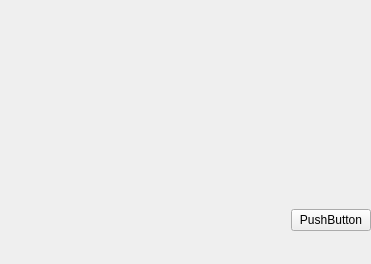
<?xml version="1.0" encoding="UTF-8"?>
<ui version="4.0">
 <class>Chart3DWidget</class>
 <widget class="QWidget" name="Chart3DWidget">
  <property name="geometry">
   <rect>
    <x>0</x>
    <y>0</y>
    <width>371</width>
    <height>264</height>
   </rect>
  </property>
  <property name="windowTitle">
   <string>Chart3DWidget</string>
  </property>
  <layout class="QVBoxLayout" name="verticalLayout_2">
   <property name="spacing">
    <number>9</number>
   </property>
   <property name="leftMargin">
    <number>0</number>
   </property>
   <property name="topMargin">
    <number>0</number>
   </property>
   <property name="rightMargin">
    <number>0</number>
   </property>
   <property name="bottomMargin">
    <number>0</number>
   </property>
   <item>
    <layout class="QVBoxLayout" name="verticalLayout">
     <item>
      <widget class="QMathGL" name="qgr" native="true">
       <property name="minimumSize">
        <size>
         <width>0</width>
         <height>200</height>
        </size>
       </property>
      </widget>
     </item>
    </layout>
   </item>
   <item>
    <layout class="QHBoxLayout" name="horizontalLayout">
     <item>
      <spacer name="horizontalSpacer">
       <property name="orientation">
        <enum>Qt::Horizontal</enum>
       </property>
       <property name="sizeHint" stdset="0">
        <size>
         <width>40</width>
         <height>20</height>
        </size>
       </property>
      </spacer>
     </item>
     <item>
      <widget class="QPushButton" name="btnShift">
       <property name="text">
        <string>PushButton</string>
       </property>
      </widget>
     </item>
    </layout>
   </item>
   <item>
    <spacer name="verticalSpacer">
     <property name="orientation">
      <enum>Qt::Vertical</enum>
     </property>
     <property name="sizeHint" stdset="0">
      <size>
       <width>20</width>
       <height>40</height>
      </size>
     </property>
    </spacer>
   </item>
  </layout>
 </widget>
 <customwidgets>
  <customwidget>
   <class>QMathGL</class>
   <extends>QWidget</extends>
   <header>mgl2/qmathgl.h</header>
   <container>1</container>
  </customwidget>
 </customwidgets>
 <resources/>
 <connections/>
</ui>
